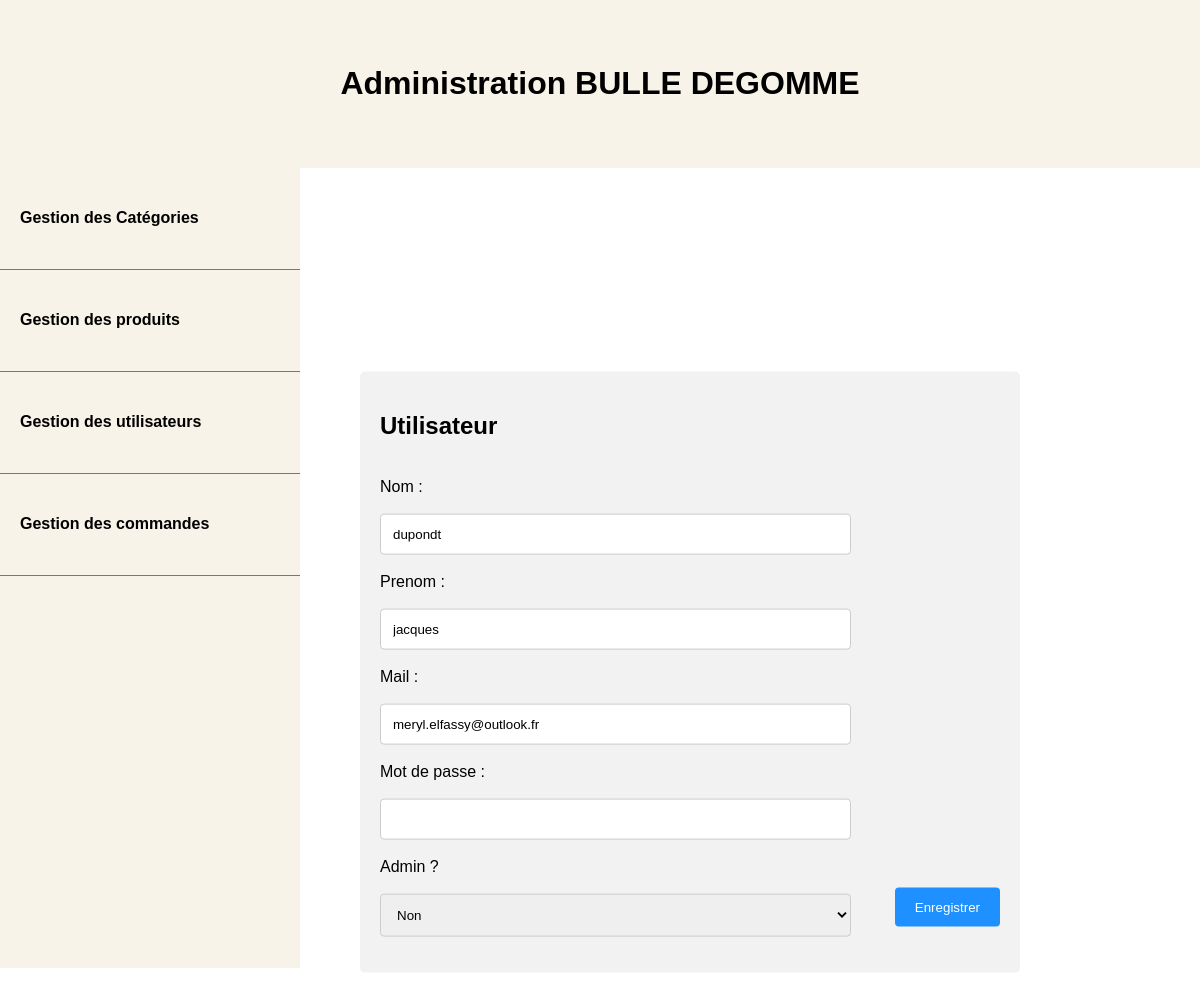
Page /admin/index.php?controller=users&action=edit&id=21 on the committed database.
### tables this page shows
CREATE TABLE IF NOT EXISTS `users` (
  `id` int(11) NOT NULL AUTO_INCREMENT,
  `last_name` varchar(255) NOT NULL,
  `first_name` varchar(255) NOT NULL,
  `email` varchar(255) NOT NULL,
  `password` varchar(255) NOT NULL,
  `is_admin` tinyint(1) DEFAULT '0',
  PRIMARY KEY (`id`)
);

### admin/models/User.php (called while the page is built, shortened)
<?php
function getAllUsers()
{
    $db = dbConnect();
    $query = $db->prepare('SELECT * FROM users');
    $query->execute();
    $users =  $query->fetchAll();
    return $users;
}
function getUser($id){
        $db = dbConnect();
        $query = $db->prepare('SELECT * FROM users WHERE id = ?');
        $query->execute([$id]);
        $result = $query->fetch();
        return $result;
}

### admin/views/userForm.php (the view, shortened to what this page needs)
<?php require ('partials/header.php'); ?>
<?php require 'partials/head_assets.php'; ?>
<?php require ('partials/menu.php'); ?>
<div class="container">
    <h2>Utilisateur </h2>
    <form action="index.php?controller=users&action=<?= isset($user) || (isset($_SESSION['old_inputs']) && $_GET['action'] == 'edit') ? 'edit&id='. $_GET['id'] : 'add' ?>" method="post" enctype="multipart/form-data">
        <div class="row">
            <div class="col-25">
                <label for="last_name">Nom :</label>
            </div>
            <div class="col-75">
                <input  type="text" name="last_name" id="last_name" value="<?= isset($_SESSION[
                    'old_inputs']) ? $_SESSION['old_inputs']['last_name'] : '' ?><?= isset($user) ? htmlspecialchars($user['last_name']):''?>"
            </div>
        </div>
        <div class="row">
            <div class="col-25">
                <label for="first_name">Prenom :</label>
            </div>
            <div class="col-75">
                <input  type="text" name="first_name" id="first_name" value="<?= isset($_SESSION[
                    'old_inputs']) ? $_SESSION['old_inputs']['first_name'] : '' ?><?= isset($user) ? htmlspecialchars($user['first_name']):''?>"
            </div>
        </div>
        <div class="row">
            <div class="col-25">
                <label for="email">Mail :</label>
            </div>
            <div class="col-75">
                <input  type="text" name="email" id="first_name" value="<?= isset($_SESSION[
                    'old_inputs']) ? $_SESSION['old_inputs']['email'] : '' ?><?= isset($user) ? htmlspecialchars($user['email']):''?>">
            </div>
        </div>
        <div class="row">
            <div class="col-25">
                <label for="password">Mot de passe :</label>
            </div>
            <div class="col-75">
                <input  type="password" name="password" id="password" autocomplete="off" value=""<?= isset($_SESSION[
                    'old_inputs']) ? $_SESSION['old_inputs']['password'] : '' ?><?= isset($user) ? htmlspecialchars($user['password']):''?>>
            </div>
        </div>
        <div class="row">
            <div class="col-25">
                <label for="is_admin">Admin ? </label>
            </div>
        <div class="col-75">
            <select name="is_admin" id ="is_admin">
                   <option value="0"<?php if(isset($_SESSION['old_inputs']) && $_SESSION['old_inputs']['is_admin'] == 0): ?>selected="selected"<?php endif;?>>Non</option>
            </select>
        </div>
        <div class="row">
            <input type="submit" value="Enregistrer">
        </div>
    </form>
</div>
</body>
</html>

### admin/style.css (style rules this page uses)
input[type=text], select, textarea { width: 100%; padding: 12px; border: 1px solid #ccc; border-radius: 4px; box-sizing: border-box; resize: vertical; }
input[type=password], select, textarea { width: 100%; padding: 12px; border: 1px solid #ccc; border-radius: 4px; box-sizing: border-box; resize: vertical; }
label { padding: 12px 12px 12px 0; display: inline-block; }
input[type=submit] { background-color: dodgerblue; color: white; padding: 12px 20px; border: none; border-radius: 4px; cursor: pointer; float: right; }
.container { border-radius: 5px; background-color: #f2f2f2; padding: 20px; margin: 15%; margin-top: 63vh; margin-left: 30%; transform: translateY(-50%); }
.col-25 { float: left; width: 25%; margin-top: 6px; }
.col-75 { float: left; width: 76%; margin-top: 6px; }
.row:after { content: ""; display: table; clear: both; }

### rows in the picture
users: last_name "dupondt", first_name "jacques", email "meryl.elfassy@outlook.fr"
